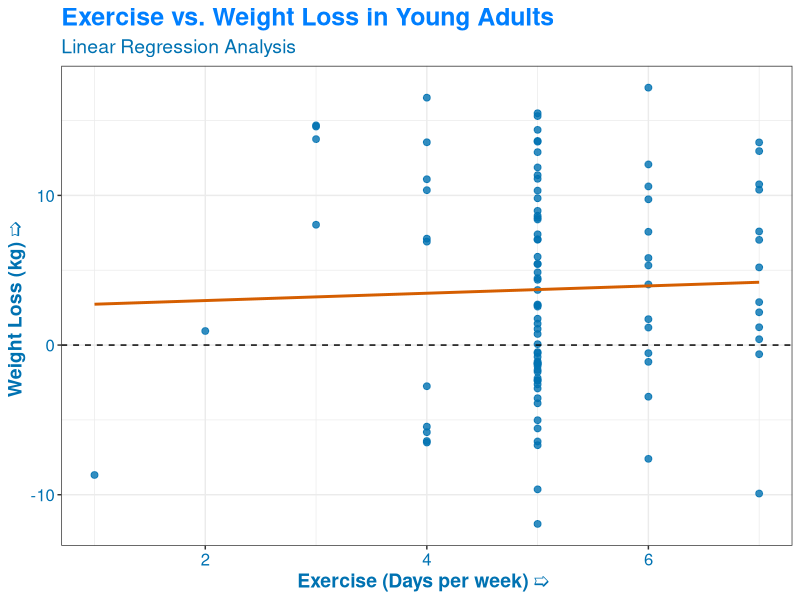
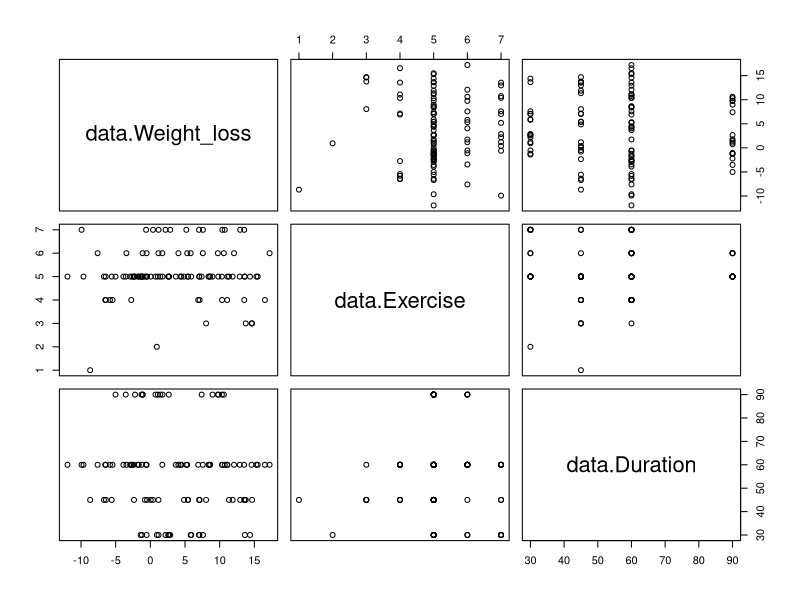

Recreate these plots in R, in order.
# Install packages
#install.packages("tidyverse")

# Call the packages
library(tidyverse)

# Import the data
data <- read.csv("data.csv")

# Calculate Weight_loss as Starting_weight - Current_weight
data$Weight_loss <- data$Starting_weight - data$Current_weight

# Perform Shapiro-Wilk test
shapiro.test(data$Starting_weight)
shapiro.test(data$Current_weight)
shapiro.test(data$Weight_loss)

# Calculate descriptive statistics
exercise_mean <- mean(data$Exercise)
exercise_sd <- sd(data$Exercise)

inweight_mean<-mean(data$Starting_weight)
inweight_sd<-sd(data$Starting_weight)

curweight_mean<-mean(data$Current_weight)
curweight_sd<-sd(data$Current_weight)

weight_loss_mean <- mean(data$Weight_loss)
weight_loss_sd <- sd(data$Weight_loss)

# Create a scatterplot of exercise vs. weight loss
ggplot(data, aes(x = Exercise, y = Weight_loss)) +
  geom_point(size = 2, alpha = 0.8, color = "#0072B2") +
  geom_smooth(method = "lm",se = FALSE, color = "#D55E00", size = 1) +
  labs(x = "Exercise (Days per week) ➯ ", y = "Weight Loss (kg) ➯ ", title = "Exercise vs. Weight Loss in Young Adults",
       subtitle = "Linear Regression Analysis")+
  theme_bw()+
  theme(plot.title = element_text(color = "#007FFF", size = 18, face = "bold"),
        plot.subtitle = element_text(color = "#0072B2", size = 14),
        axis.title.x = element_text(color = "#0072B2", size = 14, face = "bold"),
        axis.title.y = element_text(color = "#0072B2", size = 14, face = "bold"),
        axis.text = element_text(color = "#0072B2", size = 12),
        legend.title = element_blank(),
        legend.text = element_text(color = "#0072B2", size = 12))+
  geom_hline(yintercept = 0, color = "black", linetype = "dashed")

# Calculate correlation between exercise and weight loss
correlation1 <- cor(data$Exercise, data$Weight_loss)

# Calculate the correlation between weight loss and duration of exercise
correlation2 <- cor(data$Weight_loss, data$Duration)

# Calculate correlation between exercise and duration of exercise
correlation3 <- cor(data$Exercise, data$Duration)

# Perform linear regression analysis
#fit1 <- lm(Weight_loss ~ Exercise, data = data)
#summary(fit1)

#fit2 <- lm(Weight_loss ~ Duration, data = data)
#summary(fit2)

X=data.frame(data$Weight_loss,data$Exercise,data$Duration)
plot(X)

fit_combined <- lm(Weight_loss ~ Exercise + Duration, data = data)
fit_combined
summary(fit_combined)

# Print descriptive statistics and correlation
cat("\n","➲ " ,"Exercise(Days/week) :-","\n", "Mean:", exercise_mean, "\b",",",
"Standard Deviation:", exercise_sd, "\n",

"\n","➲ ","Starting Weight(in kg) :- ","\n", "Mean:", inweight_mean, "\b",",",
    "Standard Deviation:", inweight_sd, "\n",

"\n","➲ ","Final Weight(in kg) :-","\n", "Mean:", curweight_mean, "\b",",",
"Standard Deviation:", curweight_sd, "\n",


"\n","➲ ","Weight loss(in kg) :-","\n", "Mean:", weight_loss_mean, "\b",",",
"Standard Deviation:", weight_loss_sd, "\n",

"\n","➲ ","Correlation between exercise(Days/week) and weight loss:", correlation1, "\b",",","\n",
"\n","➲ ","Correlation between Duration of exercise(in mins) and weight loss:", correlation2, "\b",",","\n")

# Perform ANOVA
anova_result <- aov(data$Weight_loss ~ data$Type.of.Exercise, data)

# Calculate the average weight loss for each exercise type
avg_weight_loss <- aggregate(data$Weight_loss ~ data$Type.of.Exercise, data, mean)

# Find the exercise type with the highest average weight loss
best_exercise <- avg_weight_loss[which.max(avg_weight_loss$`data$Weight_loss`), "data$Type.of.Exercise"]

# Print the result
cat("The One-way Anova Table is as follow:","\n")
summary(anova_result)

cat("The best exercise for weight loss is:\033[1m", best_exercise,"\033[0m\n")
